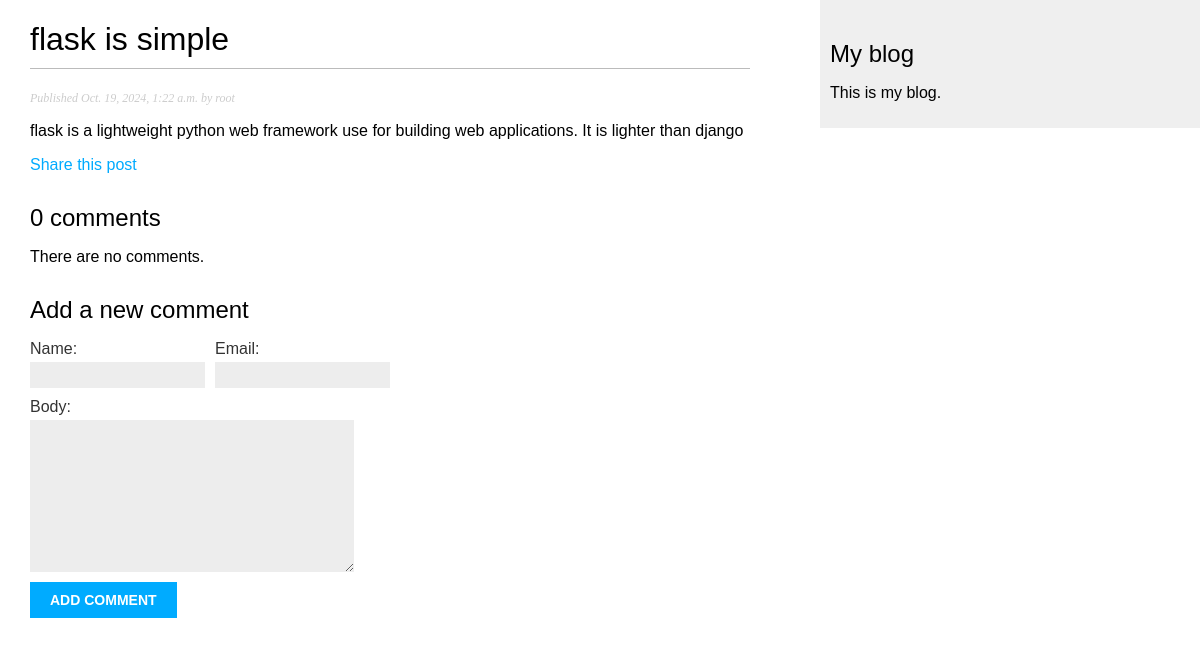
The page /blog/2024/10/19/flask-is-simple/ on the database as committed earlier.
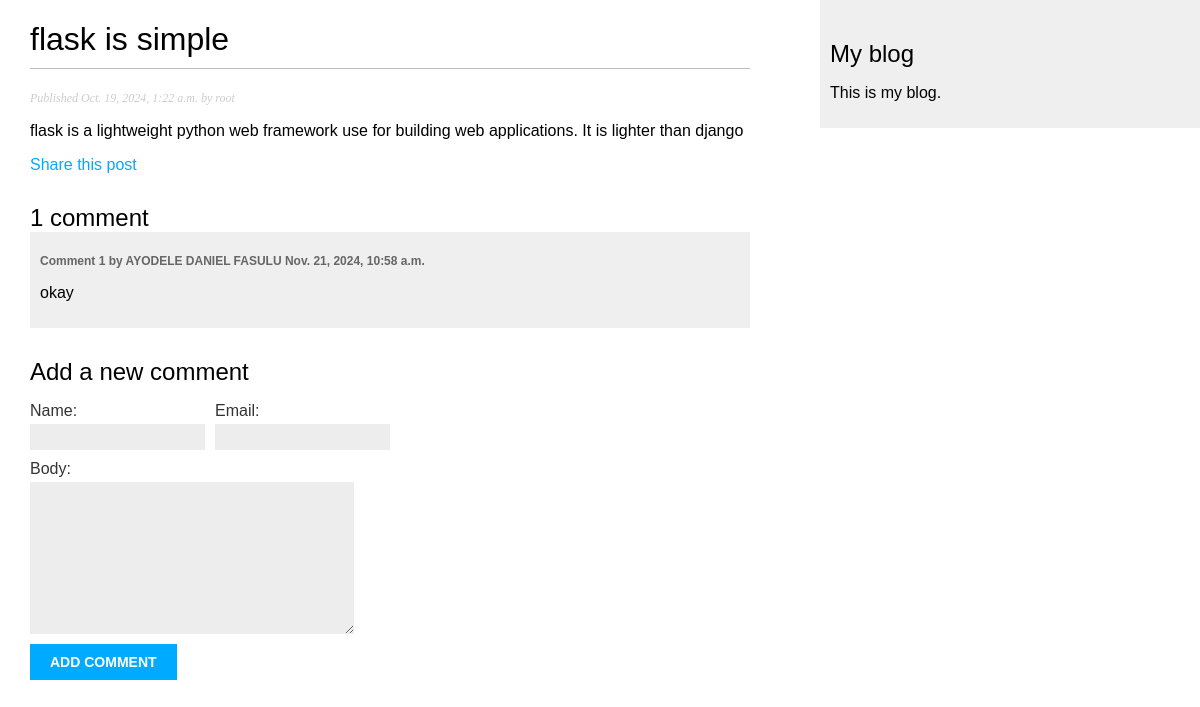
The same page on the database as committed later.
### blog/models.py (models this page shows, shortened)
class Comment(models.Model):
    post = models.ForeignKey(Post, on_delete=models.CASCADE, related_name='comments')
    name = models.CharField(max_length=80)
    email = models.EmailField()
    body = models.TextField()
    created = models.DateTimeField(auto_now_add=True)
    updated = models.DateTimeField(auto_now=True)
    active = models.BooleanField(default=True)
    class Meta:
        ordering = ['created']
        indexes = [
                models.Index(fields=['created']),
            ]

### blog/views.py (the view)
# urls.py: path('<int:year>/<int:month>/<int:day>/<slug:post>/', views.post_detail, name="post_detail"),
def post_detail(request, year, month, day, post):
    post = get_object_or_404(
        Post,
        status=Post.Status.PUBLISHED,
        slug=post,
        publish__year=year,
        publish__month=month,
        publish__day=day
    )
    comments = post.comments.filter(active=True)
    form = CommentForm()
    return render(
        request,
        'blog/post/detail.html',
        {'post': post, 'comments': comments, 'form': form}
    )

### blog/forms.py
class CommentForm(forms.ModelForm):
    class Meta:
        model = Comment
        fields = ['name', 'email', 'body']

### blog/templates/blog/post/detail.html (shortened to what this page needs)
{% extends "blog/base.html" %}
{% block content %}
    <h1>{{ post.title }}</h1>
    <p class="date">
       Published {{ post.publish }} by {{ post.author }}
    </p>
    {{ post.body|linebreaks }}
    <p>
      <a href="{% url "blog:post_share" post.id %}">Share this post</a>
    </p>
    {% with comments.count as total_comments %}
    <h2>
      {{ total_comments }} comment{{ total_comments|pluralize }}
    </h2>
    {% endwith %}
    {% for comment in comments %}
    <div class="comment">
      <p class="info">
        Comment {{ forloop.counter }} by {{ comment.name }}
        {{ comment.created }}
      </p>
        {{ comment.body|linebreaks }}
    </div>
    {% empty %}
      <p>There are no comments.</p>
    {% endfor %}
    {% include "blog/post/includes/comment_form.html" %}
{% endblock %}

Rows that differ between the two databases and show on the page:
added Comment: name "AYODELE DANIEL FASULU", created "Nov. 21, 2024, 10:58 a.m.", body "okay"
Other text that changed with them:
{{ total_comments }}: "0" → "1"
text no longer shown: "There are no comments."
